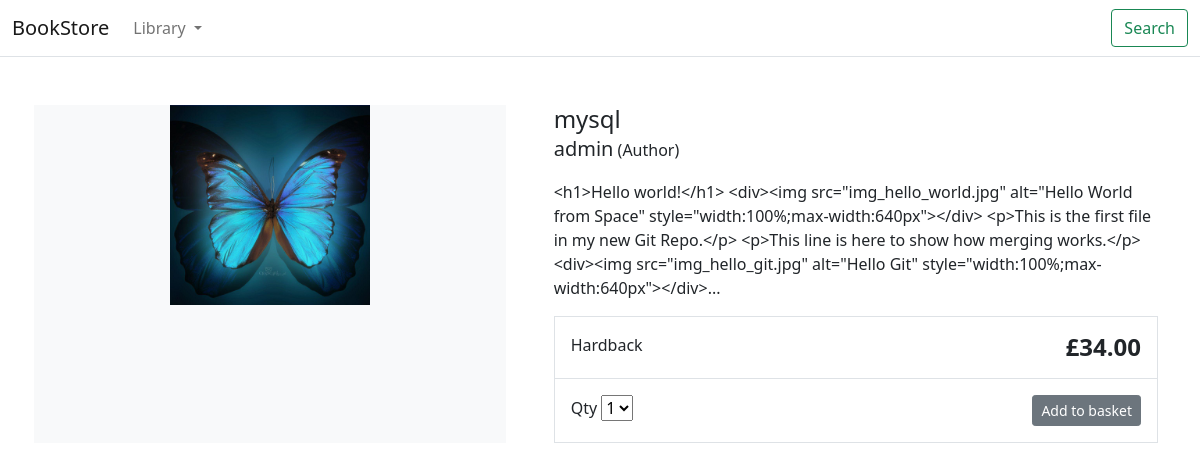
The app's page /mysql with its own data.
### bookstoreApp/models.py (models this page shows, shortened)
class Product(models.Model):
    category = models.ForeignKey(Category, related_name='product', on_delete=models.CASCADE)
    created_by = models.ForeignKey(User, on_delete=models.CASCADE, related_name='product_creator')
    title = models.CharField(max_length=255)
    author = models.CharField(max_length=255, default='admin')
    description = models.TextField(blank=True)
    image = models.ImageField(upload_to='image/', default='images/default.jpg')
    slug = models.SlugField(max_length=255)
    price = models.DecimalField(max_digits=4, decimal_places=2)
    in_stock = models.BooleanField(default=True)
    is_active = models.BooleanField(default=True)
    created = models.DateTimeField(auto_now_add=True)
    updated = models.DateTimeField(auto_now=True)
    objects = models.Manager()
    products = ProductManager()
    class Meta:
        verbose_name_plural = 'Products'
        ordering = ('-created',)

### bookstoreApp/views.py (the view)
# urls.py: path('<slug:slug>', product_detail, name='product_detail'),
def product_detail(request, slug):
    product = get_object_or_404(Product, slug=slug, in_stock=True)
    return render(request, 'store/products/detail.html', {'product':product})

### bookstoreApp/content_processor.py (called while the page is built)
def categories(request):
    return {
        'categories': Category.objects.all()
    }

### bookstoreApp/models.py (called while the page is built)
    def get_absolute_url (self):
        return reverse('store:category_list', args=[self.slug])

### templates/store/products/detail.html (shortened to what this page needs)
{% extends "store/base.html" %}
{% load static %}
{% block content %}
<div class="container">
    <main class="pt-5">
        <div class="row g-3">
            <div class="col-md-5 col-lg-5 order-md-first bg-light">
                <img class="img-fluid mx-auto d-block" width="200px" alt="Responsive image" src="{{ product.image.url }}">
            </div>
            <div class="col-md-7 col-lg-7 ps-md-3 ps-lg-5">
                <h1 class="mb-0 h4">{{ product.title }}</h1>
                <p><span class="lead">{{ product.author }}</span> (Author)</p>
                <p>{{ product.description|slice:":355" }}...</p>
                <div class="border">
                    <div class="col border-bottom">
                        <div class="row p-3">
                            <div class="col-6">Hardback</div>
                            <div class="col-6 text-end"><span class="h4 fw-bold">£{{ product.price }}</span></div>
                        </div>
                    </div>
                    <div class="col">
                        <div class="row p-3">
                            <div class="col-6">
                                <label for="select">Qty</label>
                                <select id="select">
                                    <option value="">1</option>
                                </select>
                            </div>
                            <div class="col-6 text-end"><button type="button" class="btn btn-secondary btn-sm">Add to
                                    basket</button></div>
                        </div>
                    </div>
                </div>
            </div>
        </div>
    </main>
</div>
{% endblock %}

### records on screen
Product: image (placeholder picture), title "mysql", author "admin", description "<h1>Hello world!</h1> <div><img src=\"img_hello_world.jpg\" alt=\"Hello World from Space\" style=\"width:100%;max-width:640px\"></div> <p>This is the first file in my new Git Repo.</p> <p>This line is here to show how merging works.</p> <div><img src=\"img_hello_git.jpg\" alt=\"Hello Git\" style=\"width:100%;max-width:640px\"></div>", price "34.00"
